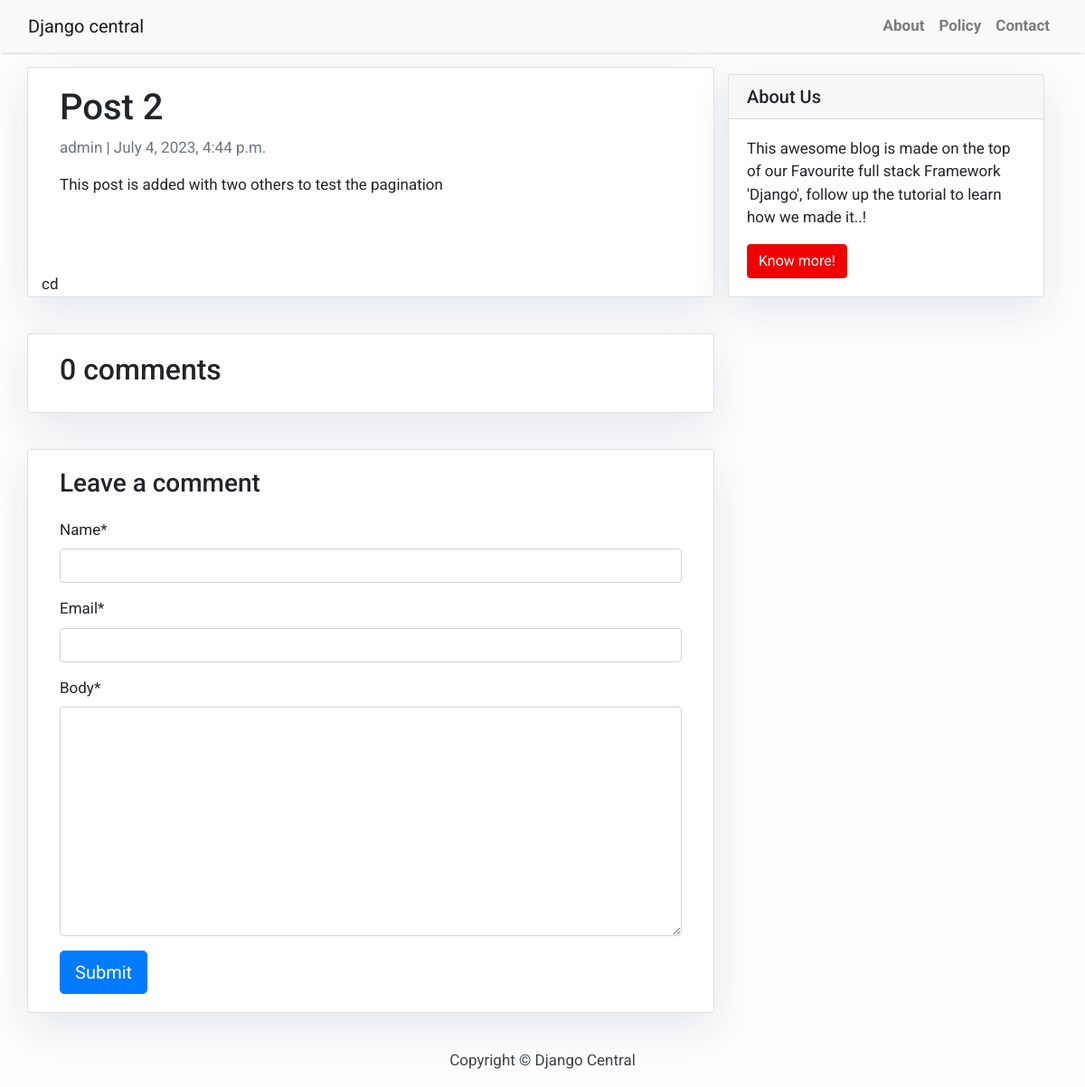
The page /post-2/ on the database its author committed.
### blog/models.py (models this page shows, shortened)
class Post(models.Model):
    title = models.CharField(max_length=200, unique=True)
    slug = models.SlugField(max_length=200, unique=True)
    author = models.ForeignKey(User, on_delete= models.CASCADE,related_name='blog_posts') # Establishes many to one relationship with user
    updated_on = models.DateTimeField(auto_now= True)
    content = models.TextField()
    created_on = models.DateTimeField(auto_now_add=True)
    status = models.IntegerField(choices=STATUS, default=0)
    class Meta:
        ordering = ['-created_on']

### blog/views.py (the view)
# urls.py: path('<slug:slug>/', views.post_detail, name='post_detail'),
def post_detail(request, slug):
    template_name = 'post_detail.html'
    post = get_object_or_404(Post, slug=slug)
    comments = post.comments.filter(active=True)
    new_comment = None
    if request.method == 'POST':
        comment_form = CommentForm(data=request.POST)
        if comment_form.is_valid():
            new_comment = comment_form.save(commit=False)
            new_comment.post = post
            new_comment.save()
    else:
        comment_form = CommentForm()
    return render(request, template_name, {'post': post,
                                           'comments': comments,
                                           'new_comment': new_comment,
                                           'comment_form': comment_form})

### blog/forms.py
class CommentForm(forms.ModelForm):
    class Meta:
        model = Comment
        fields = ('name', 'email', 'body')

### templates/post_detail.html (shortened to what this page needs)
{% extends 'base.html' %} {% block content %}
{% load crispy_forms_tags %}
<div class="container">
  <div class="row">
    <div class="col-md-8 card mb-4  mt-3 left  top">
      <div class="card-body">
        <h1>{% block title %} {{ post.title }} {% endblock title %}</h1>
        <p class=" text-muted">{{ post.author }} | {{ post.created_on }}</p>
        <p class="card-text ">{{ post.content | safe }}</p>
      </div>cd
    </div>
    {% block sidebar %} {% include 'sidebar.html' %} {% endblock sidebar %}
    <div class="col-md-8 card mb-4  mt-3 ">
      <div class="card-body">
        <h2>{{ comments.count }} comments</h2>
      </div>
    </div>
    <div class="col-md-8 card mb-4  mt-3 ">
      <div class="card-body">
        {% if new_comment %}
        <div class="alert alert-success" role="alert">
          Your comment is awaiting moderation
        </div>
        {% else %}
        <h3>Leave a comment</h3>
        <form method="post" style="margin-top: 1.3em;">
          {{ comment_form | crispy }}
          <button type="submit" class="btn btn-primary  btn-lg">Submit</button>
        </form>
        {% endif %}
      </div>
    </div>
  </div>
</div>
{% endblock content %}

### static/css/base.css (style rules this page uses)
body { font-family: "Roboto", sans-serif; font-size: 17px; background-color: #fdfdfd; }
.card { box-shadow: 0 16px 48px #E3E7EB; }

### templates/base.html (style rules this page uses)
body { font-family: "Roboto", sans-serif; font-size: 17px; background-color: #fdfdfd; }

### templates/sidebar.html (style rules this page uses)
.card { box-shadow: 0 16px 48px #E3E7EB; }

### rows shown on the page
Post: title "Post 2", author "admin", created_on "July 4, 2023, 4:44 p.m.", content "This post is added with two others to test the pagination"

### other values the page prints
{{ comments.count }} "0"
